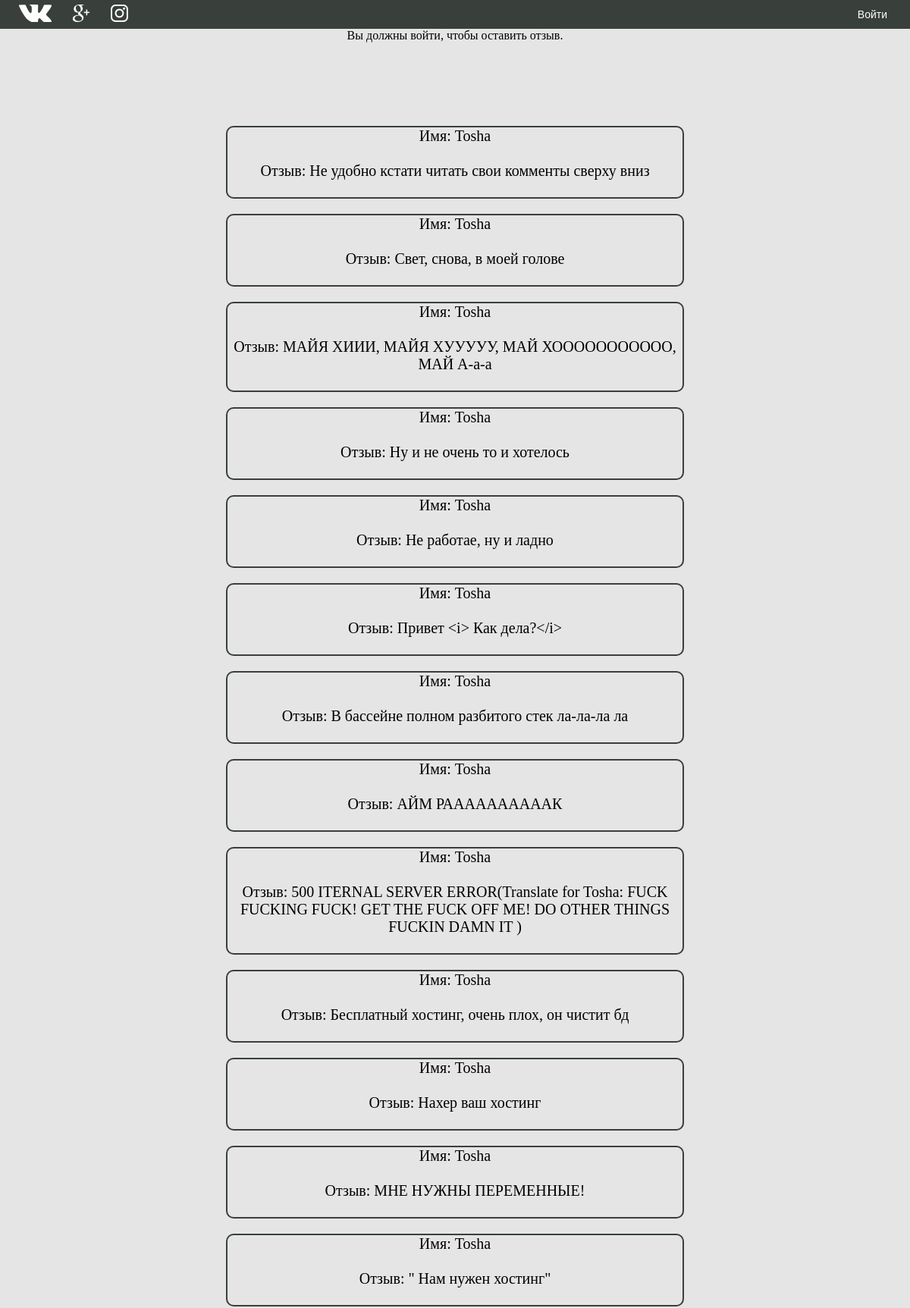
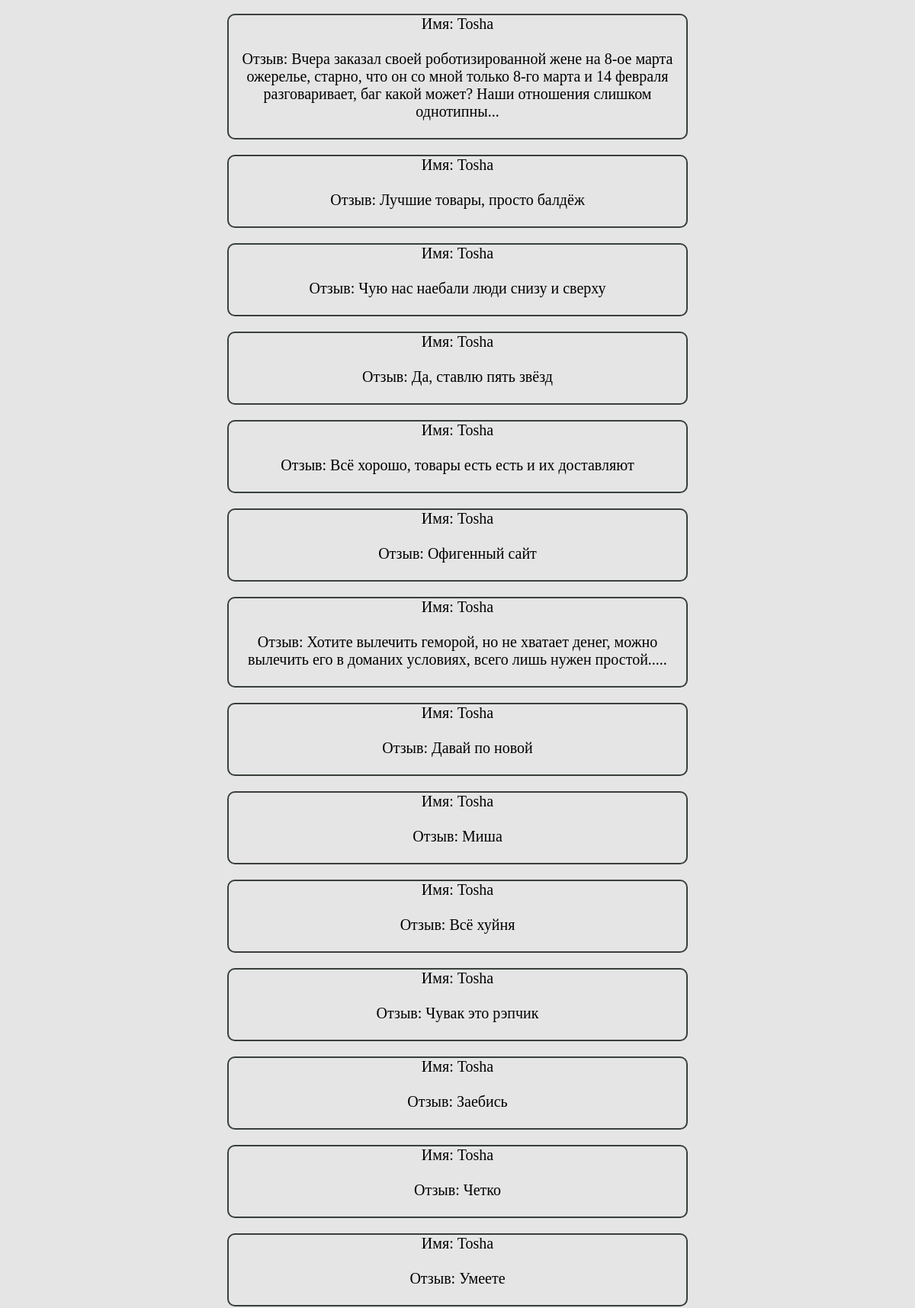
Screenshot of /feedback (upper part) with the database file from the repository (2 pictures, top to bottom).
### app.py (models this page shows, shortened)
class Feedback(db.Model):
    id = db.Column(db.Integer, primary_key=True)
    feedback_name = db.Column(db.String(50), nullable=False)
    feedback_text = db.Column(db.String(150), nullable=False)
    date = db.Column(db.DateTime, default=datetime.utcnow)

### app.py (the view)
@app.route('/feedback', methods=['POST', 'GET'])
def feedback():
    if request.method == 'POST':
        feedback_name = request.form['feedback_name']
        feedback_text = request.form['feedback_text']
        feedback_data = Feedback(feedback_name=feedback_name, feedback_text=feedback_text)
        try:
            db.session.add(feedback_data)
            db.session.commit()
            return redirect('/feedback')
        except:
            return render_template(DB_ERROR_PAGE)
    else:
        feedbacks = Feedback.query.order_by(Feedback.date.desc()).all()
        return render_template('feedback.html', feedbacks=feedbacks)

### templates/feedback.html (shortened to what this page needs)
<!DOCTYPE html>
<html>
<head>
	<link rel="stylesheet" type="text/css" href="{{ url_for('static', filename='index.css') }}">
	<link rel="stylesheet" type="text/css" href="{{ url_for('static', filename='feedback_style.css') }}">
</head>
<body>
	<header class="header__panel">
		<div class="wrapper">
			<div class="social">
				<div class="social__item"><a href="#"><img src="{{ url_for('static', filename='icons/vk-icon.png') }}"></a></div>
				<div class="social__item"><a href="#"><img src="{{ url_for('static', filename='icons/google-icon.png') }}"></a></div>
				<div class="social__item"><a href="https://www.instagram.com/yupibum.kz/" target="_blank"><img src="{{ url_for('static', filename='icons/inst-icon.png') }}"></a></div>
			</div>
			<div class="login">
				{% if session.user_name %}
					<span>Вы вошли как <i>{{ session.user_name }}</i></span> <a class="log" href="/user_logout">Выйти</a>
				{% else %}
					 <a href="/user_login">Войти</a>
				{% endif %}
			</div>
		</div>
	</header>
	<div id="fb_form">
	{% if session.user_name %}
		<p id="user_name">Ваше имя: {{ session.user_name }}</p>
		<form method="post">
			<input id="name" type="hidden" name="feedback_name" value="{{ session.user_name }} " autocomplete="off"><br>
			<textarea id="text_form" type="text" name="feedback_text" placeholder="Введите текст отзыва" autocomplete="off" maxlength="200"></textarea><br>
			<input id="sub_button" type="submit" value="Отправить отзыв" autocomplete="off">
		</form>
	</div>
	{% else %}
		<p>Вы должны войти, чтобы оставить отзыв.</p>
	{% endif %}
	{% if feedbacks|length > 0 %}
	<div id="feedback">
			{% for el in feedbacks %}
			<div id="fb_ready">
				<p>Имя: {{ el.feedback_name }}</p><br>
				<p id="otziv">Отзыв: {{ el.feedback_text }}</p>
				<br>
			</div>
			{% endfor %}
	{% else %}
		<p id="fb_else">Здесь пока нет отзывов<br><span>:(</span></p>
	{% endif %}
	</div>
</body>
</html>

### static/index.css (style rules this page uses)
* { margin: 0; padding: 0; }
body { margin: 0; padding: 0; }
.header__panel { height: 38px; max-width: 100%; position: sticky; background: #393F3A; }
.header__panel .wrapper { max-width: 1150px; margin: 0 auto; display: flex; justify-content: space-between; align-items: center; }
.social { display: flex; align-items: center; max-width: 160px; height: 38px; justify-content: space-around; }
.social .social__item { margin-right: 28px; }
.login { color: #ECE0E0; font-size: 14px; font-family: sans-serif; margin-right: 5px; }
.login a { color: white; text-decoration: none; }

### static/feedback_style.css (style rules this page uses)
body { background-color: #E5E5E5; margin: 0; cursor: default; overflow-x: hidden; }
header { display: block; text-align: center; }
#fb_form { margin: 0 auto; text-align: center; cursor: default; }
#name, #text_form, #sub_button, #user_name, #feedback { font-size: 20px; font-family: Prociono; font-style: normal; position: relative; top: 10px; text-align: center; }
#feedback { margin-top: 100px; margin-bottom: 100px; }
#fb_ready { margin: 0 auto; background: #E5E5E5; border: solid 2px #393F3A; border-radius: 10px; margin-bottom: 20px; min-width: 0px; max-width: 50%; overflow-wrap: break-word; }
#otziv { margin-right: 5px; margin-left: 5px; }

### rows the page displays
Feedback: feedback_name "Tosha", feedback_text "Не удобно кстати читать свои комменты сверху вниз"
Feedback: feedback_name "Tosha", feedback_text "Свет, снова, в моей голове"
Feedback: feedback_name "Tosha", feedback_text "МАЙЯ ХИИИ, МАЙЯ ХУУУУУ, МАЙ ХООООООООООО, МАЙ А-а-а"
Feedback: feedback_name "Tosha", feedback_text "Ну и не очень то и хотелось"
Feedback: feedback_name "Tosha", feedback_text "Не работае, ну и ладно"
Feedback: feedback_name "Tosha", feedback_text "Привет <i> Как дела?</i>"
Feedback: feedback_name "Tosha", feedback_text "В бассейне полном разбитого стек ла-ла-ла ла"
Feedback: feedback_name "Tosha", feedback_text "АЙМ РААААААААААК"
Feedback: feedback_name "Tosha", feedback_text "500 ITERNAL SERVER ERROR(Translate for Tosha: FUCK FUCKING FUCK! GET THE FUCK OFF ME! DO OTHER THINGS FUCKIN DAMN IT )"
Feedback: feedback_name "Tosha", feedback_text "Бесплатный хостинг, очень плох, он чистит бд"
Feedback: feedback_name "Tosha", feedback_text "Нахер ваш хостинг"
Feedback: feedback_name "Tosha", feedback_text "МНЕ НУЖНЫ ПЕРЕМЕННЫЕ!"
Feedback: feedback_name "Tosha", feedback_text "\" Нам нужен хостинг\""
Feedback: feedback_name "Tosha", feedback_text "Вчера заказал своей роботизированной жене на 8-ое марта ожерелье, старно, что он со мной только 8-го марта и 14 февраля разговаривает, баг какой может? Наши отношения слишком однотипны..."
Feedback: feedback_name "Tosha", feedback_text "Лучшие товары, просто балдёж"
Feedback: feedback_name "Tosha", feedback_text "Чую нас наебали люди снизу и сверху"
Feedback: feedback_name "Tosha", feedback_text "Да, ставлю пять звёзд"
Feedback: feedback_name "Tosha", feedback_text "Всё хорошо, товары есть есть и их доставляют"
Feedback: feedback_name "Tosha", feedback_text "Офигенный сайт"
Feedback: feedback_name "Tosha", feedback_text "Хотите вылечить геморой, но не хватает денег, можно вылечить его в доманих условиях, всего лишь нужен простой....."
Feedback: feedback_name "Tosha", feedback_text "Давай по новой"
Feedback: feedback_name "Tosha", feedback_text "Миша"
Feedback: feedback_name "Tosha", feedback_text "Всё хуйня"
Feedback: feedback_name "Tosha", feedback_text "Чувак это рэпчик"
Feedback: feedback_name "Tosha", feedback_text "Заебись"
Feedback: feedback_name "Tosha", feedback_text "Четко"
Feedback: feedback_name "Tosha", feedback_text "Умеете"
